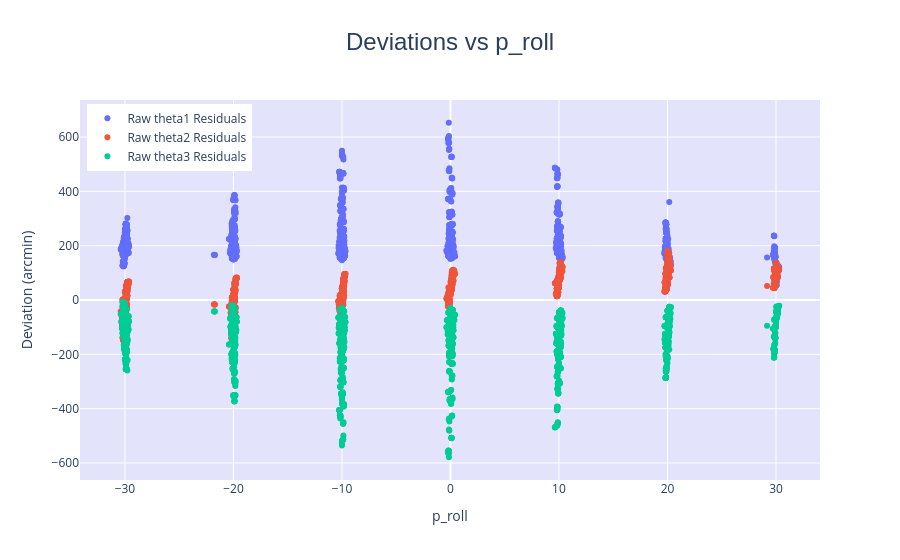
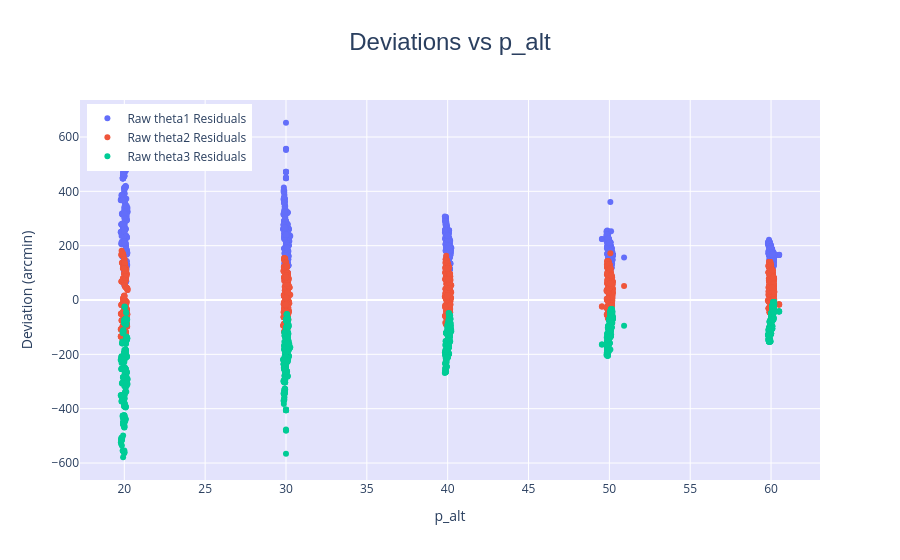
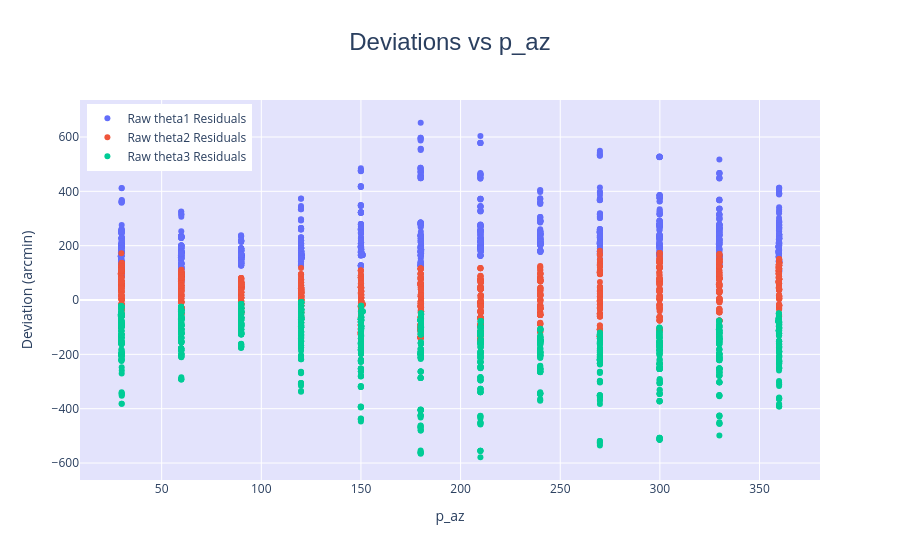
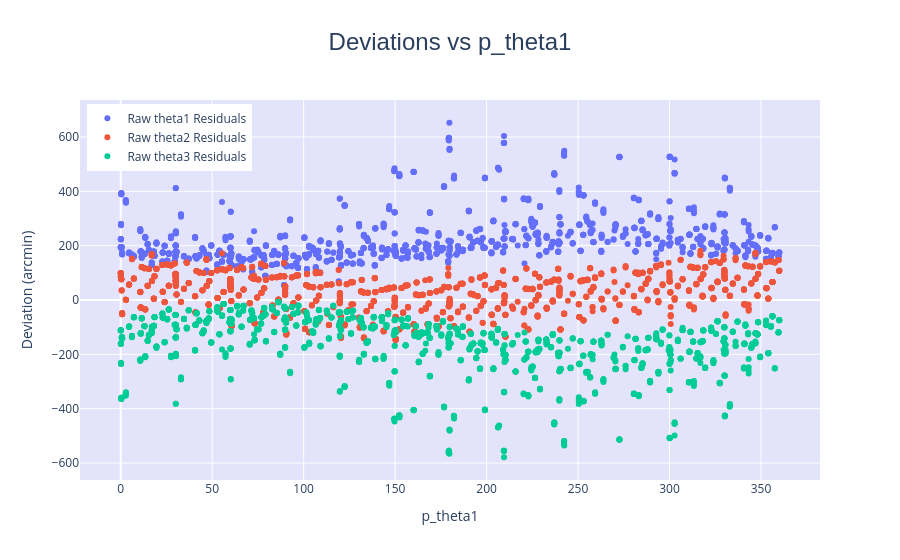

The code cell stored with these charts, in order, in its notebook:
### Code cell
plot_deviations('p_roll')
plot_deviations('p_alt')
plot_deviations('p_az')
plot_deviations('p_theta1')
plot_deviations('p_theta2')
plot_deviations('p_theta3')
plot_deviations('date_obs')

### Figure 1 — Plotly figure (JSON) as saved in the notebook; plotly's stock layout.template omitted (floating-point values rounded to 4 significant figures; data arrays with more than 128 entries replaced by an {"elided": "..."} marker saying what was removed)
{"data": [{"marker": {"size": 6}, "mode": "markers", "name": "Raw theta1 Residuals", "type": "scatter", "x": {"elided": "2962 float values"}, "y": {"elided": "2962 float values"}}, {"marker": {"size": 6}, "mode": "markers", "name": "Raw theta2 Residuals", "type": "scatter", "x": {"elided": "2962 float values"}, "y": {"elided": "2962 float values"}}, {"marker": {"size": 6}, "mode": "markers", "name": "Raw theta3 Residuals", "type": "scatter", "x": {"elided": "2962 float values"}, "y": {"elided": "2962 float values"}}], "layout": {"hovermode": "x unified", "legend": {"x": 0.01, "y": 0.99}, "plot_bgcolor": "rgba(200, 200, 250, 0.5)", "title": {"font": {"family": "Arial", "size": 24}, "text": "Deviations vs p_roll", "x": 0.5}, "xaxis": {"title": {"text": "p_roll"}}, "yaxis": {"title": {"text": "Deviation (arcmin)"}}}}

### Figure 2 — Plotly figure (JSON) as saved in the notebook; plotly's stock layout.template omitted (floating-point values rounded to 4 significant figures; data arrays with more than 128 entries replaced by an {"elided": "..."} marker saying what was removed)
{"data": [{"marker": {"size": 6}, "mode": "markers", "name": "Raw theta1 Residuals", "type": "scatter", "x": {"elided": "2962 float values"}, "y": {"elided": "2962 float values"}}, {"marker": {"size": 6}, "mode": "markers", "name": "Raw theta2 Residuals", "type": "scatter", "x": {"elided": "2962 float values"}, "y": {"elided": "2962 float values"}}, {"marker": {"size": 6}, "mode": "markers", "name": "Raw theta3 Residuals", "type": "scatter", "x": {"elided": "2962 float values"}, "y": {"elided": "2962 float values"}}], "layout": {"hovermode": "x unified", "legend": {"x": 0.01, "y": 0.99}, "plot_bgcolor": "rgba(200, 200, 250, 0.5)", "title": {"font": {"family": "Arial", "size": 24}, "text": "Deviations vs p_alt", "x": 0.5}, "xaxis": {"title": {"text": "p_alt"}}, "yaxis": {"title": {"text": "Deviation (arcmin)"}}}}

### Figure 3 — Plotly figure (JSON) as saved in the notebook; plotly's stock layout.template omitted (floating-point values rounded to 4 significant figures; data arrays with more than 128 entries replaced by an {"elided": "..."} marker saying what was removed)
{"data": [{"marker": {"size": 6}, "mode": "markers", "name": "Raw theta1 Residuals", "type": "scatter", "x": {"elided": "2962 float values"}, "y": {"elided": "2962 float values"}}, {"marker": {"size": 6}, "mode": "markers", "name": "Raw theta2 Residuals", "type": "scatter", "x": {"elided": "2962 float values"}, "y": {"elided": "2962 float values"}}, {"marker": {"size": 6}, "mode": "markers", "name": "Raw theta3 Residuals", "type": "scatter", "x": {"elided": "2962 float values"}, "y": {"elided": "2962 float values"}}], "layout": {"hovermode": "x unified", "legend": {"x": 0.01, "y": 0.99}, "plot_bgcolor": "rgba(200, 200, 250, 0.5)", "title": {"font": {"family": "Arial", "size": 24}, "text": "Deviations vs p_az", "x": 0.5}, "xaxis": {"title": {"text": "p_az"}}, "yaxis": {"title": {"text": "Deviation (arcmin)"}}}}

### Figure 4 — Plotly figure (JSON) as saved in the notebook; plotly's stock layout.template omitted (floating-point values rounded to 4 significant figures; data arrays with more than 128 entries replaced by an {"elided": "..."} marker saying what was removed)
{"data": [{"marker": {"size": 6}, "mode": "markers", "name": "Raw theta1 Residuals", "type": "scatter", "x": {"elided": "2962 float values"}, "y": {"elided": "2962 float values"}}, {"marker": {"size": 6}, "mode": "markers", "name": "Raw theta2 Residuals", "type": "scatter", "x": {"elided": "2962 float values"}, "y": {"elided": "2962 float values"}}, {"marker": {"size": 6}, "mode": "markers", "name": "Raw theta3 Residuals", "type": "scatter", "x": {"elided": "2962 float values"}, "y": {"elided": "2962 float values"}}], "layout": {"hovermode": "x unified", "legend": {"x": 0.01, "y": 0.99}, "plot_bgcolor": "rgba(200, 200, 250, 0.5)", "title": {"font": {"family": "Arial", "size": 24}, "text": "Deviations vs p_theta1", "x": 0.5}, "xaxis": {"title": {"text": "p_theta1"}}, "yaxis": {"title": {"text": "Deviation (arcmin)"}}}}
